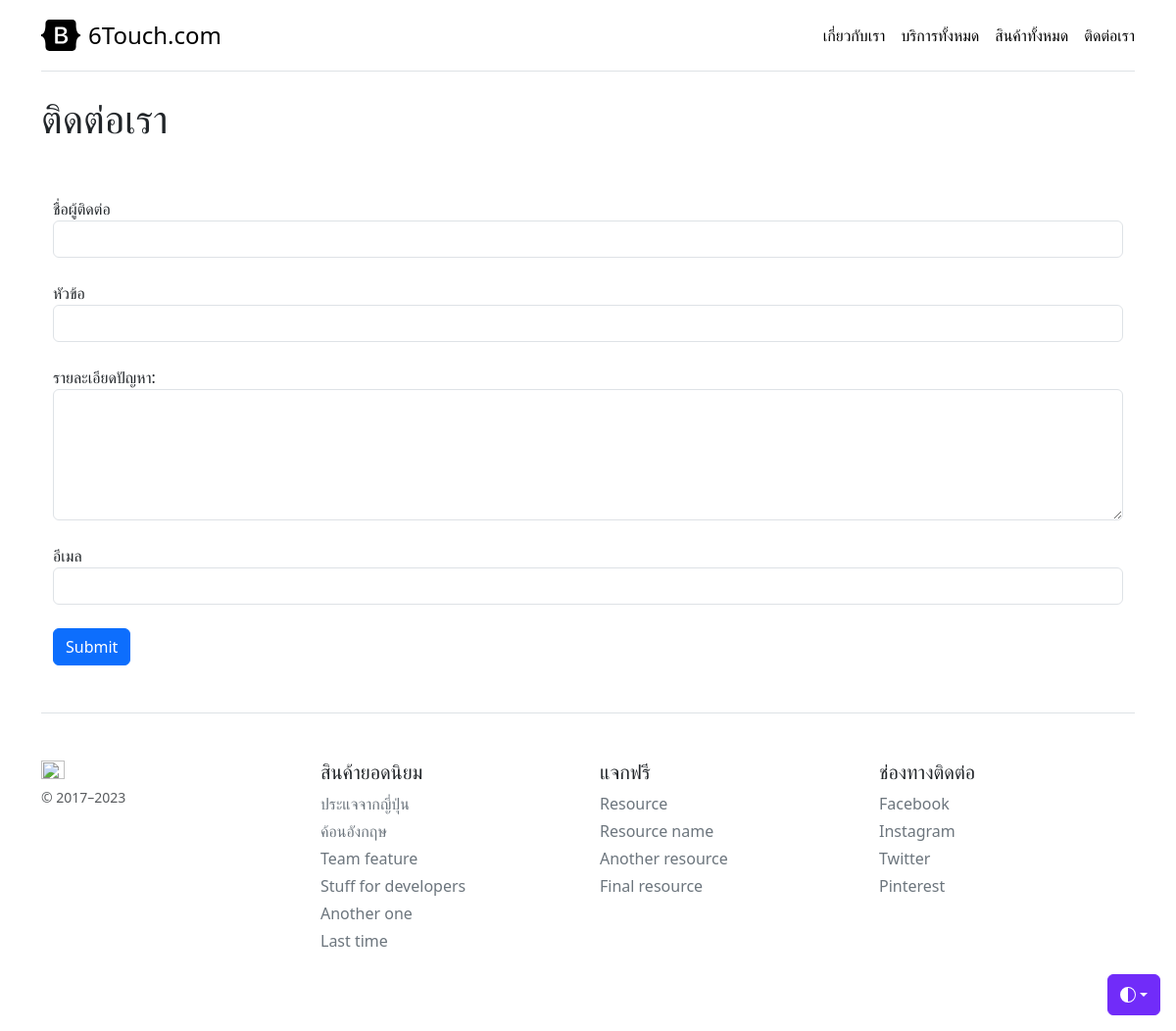
Before: /contact with the older database file.
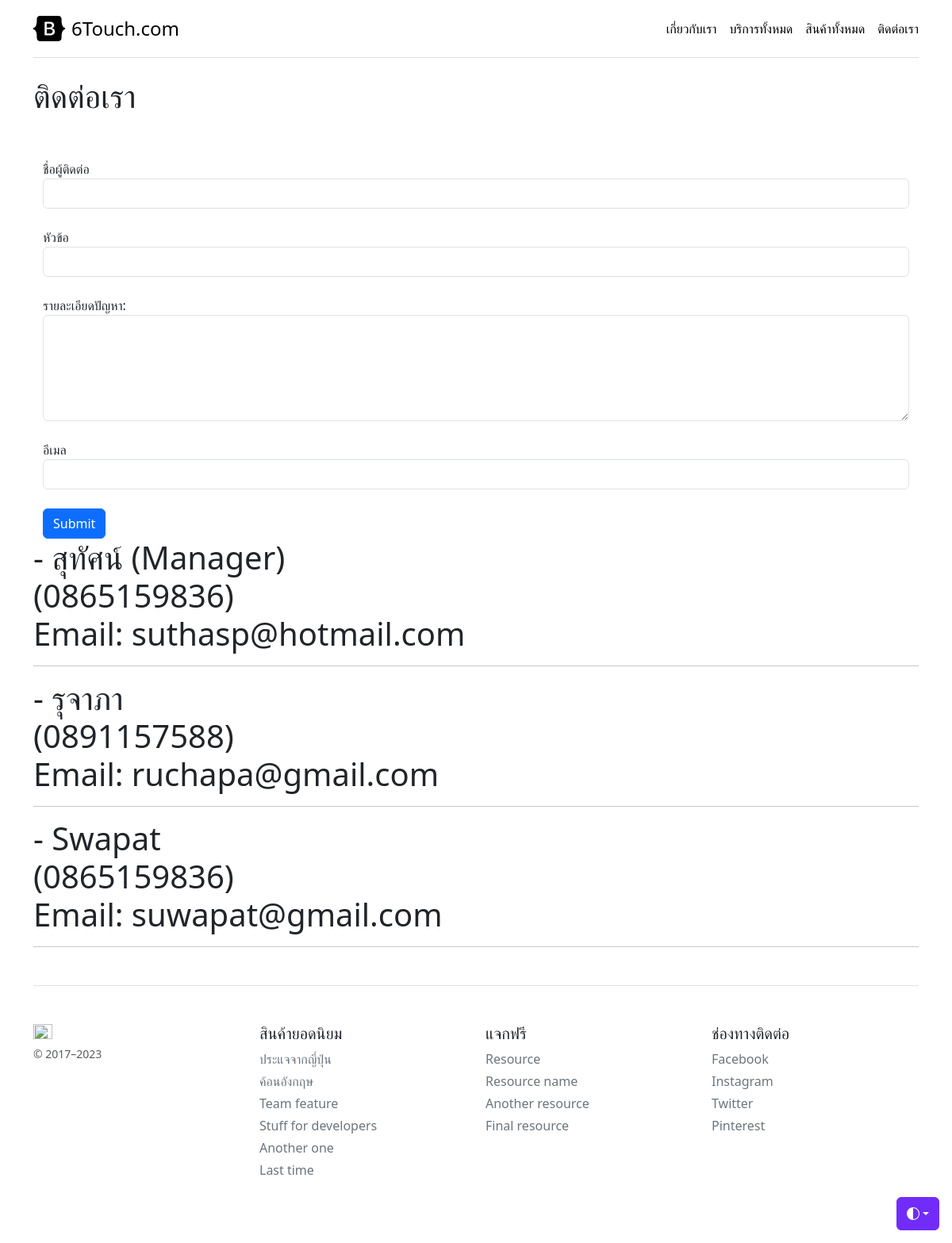
After: the same page with the newer database file.
### myapp/models.py (models this page shows, shortened)
class Staff(models.Model):
    name = models.CharField(max_length=200)
    tel = models.CharField(max_length=200)
    email = models.CharField(max_length=200)

### myapp/views.py (the view, shortened to what this page needs)
# urls.py: path('contact', Contact, name='contact'),
def Contact(request):
    namelist = Staff.objects.all()
    context = {'namelist':namelist}
    return render(request, 'myapp/contact.html',context)

### myapp/template/myapp/contact.html (shortened to what this page needs)
{% extends 'myapp/base.html' %} {% block title %} หน้าแรกของสินค้า {% endblock title %} {% block content %}
<h1>ติดต่อเรา</h1>
<br>
<br>
<div class="container">
    <form method="POST">
        <div class="form-group">
            <label for="name">ชื่อผู้ติดต่อ</label>
            <input type="text" class="form-control" id="name" name="name">
        </div><br>
        <div class="form-group">
            <label for="title">หัวข้อ</label>
            <input type="text" class="form-control" id="title" name="title">
        </div><br>
        <div class="form-group">
            <label for="detail">รายละเอียดปัญหา:</label>
            <textarea class="form-control" rows="5" id="detail" name="detail"></textarea>
        </div><br>
        <div class="form-group">
            <label for="email">อีเมล</label>
            <input type="email" class="form-control" id="email" name="email">
        </div>
        <br>
        <button type="submit" class="btn btn-primary">Submit</button>
    </form>
</div>
{% for staff in namelist %}
<h1>- {{staff.name}}<br> ({{staff.tel}})<br> Email: {{staff.email}}</h1>
<hr> {% endfor %} {% endblock content %}

Changed rows visible on the page:
added Staff: name "สุทัศน์ (Manager)", tel "0865159836", email "suthasp@hotmail.com"
added Staff: name "รุจาภา", tel "0891157588", email "ruchapa@gmail.com"
added Staff: name "Swapat", tel "0865159836", email "suwapat@gmail.com"
